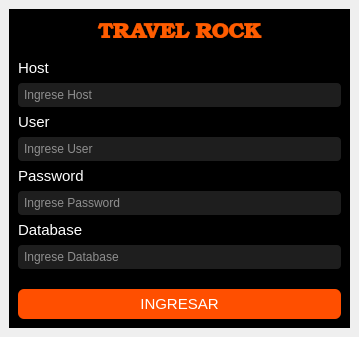
<?xml version="1.0" encoding="UTF-8"?>
<ui version="4.0">
 <class>MainWindow</class>
 <widget class="QMainWindow" name="MainWindow">
  <property name="enabled">
   <bool>true</bool>
  </property>
  <property name="geometry">
   <rect>
    <x>0</x>
    <y>0</y>
    <width>359</width>
    <height>337</height>
   </rect>
  </property>
  <property name="windowTitle">
   <string>MainWindow</string>
  </property>
  <property name="styleSheet">
   <string notr="true"/>
  </property>
  <widget class="QWidget" name="centralwidget">
   <layout class="QVBoxLayout" name="verticalLayout_2">
    <item>
     <widget class="QWidget" name="widget" native="true">
      <property name="styleSheet">
       <string notr="true">background-color: rgb(0, 0, 0);</string>
      </property>
      <layout class="QVBoxLayout" name="verticalLayout">
       <item>
        <widget class="QTextBrowser" name="textBrowser">
         <property name="maximumSize">
          <size>
           <width>16777215</width>
           <height>35</height>
          </size>
         </property>
         <property name="font">
          <font>
           <family>Bookman Old Style</family>
          </font>
         </property>
         <property name="styleSheet">
          <string notr="true">background-color: rgb(0, 0, 0);
border-bottom-color: rgb(0, 0, 0);</string>
         </property>
         <property name="frameShape">
          <enum>QFrame::NoFrame</enum>
         </property>
         <property name="lineWidth">
          <number>0</number>
         </property>
         <property name="html">
          <string>&lt;!DOCTYPE HTML PUBLIC &quot;-//W3C//DTD HTML 4.0//EN&quot; &quot;http://www.w3.org/TR/REC-html40/strict.dtd&quot;&gt;
&lt;html&gt;&lt;head&gt;&lt;meta name=&quot;qrichtext&quot; content=&quot;1&quot; /&gt;&lt;style type=&quot;text/css&quot;&gt;
p, li { white-space: pre-wrap; }
&lt;/style&gt;&lt;/head&gt;&lt;body style=&quot; font-family:'Bookman Old Style'; font-size:8.25pt; font-weight:400; font-style:normal;&quot;&gt;
&lt;p align=&quot;center&quot; style=&quot; margin-top:0px; margin-bottom:0px; margin-left:0px; margin-right:0px; -qt-block-indent:0; text-indent:0px;&quot;&gt;&lt;span style=&quot; font-family:'MS Shell Dlg 2'; font-size:16pt; font-weight:600; color:#ff5c00;&quot;&gt;TRAVEL ROCK&lt;/span&gt;&lt;/p&gt;&lt;/body&gt;&lt;/html&gt;</string>
         </property>
        </widget>
       </item>
       <item>
        <widget class="QLabel" name="label_host">
         <property name="font">
          <font>
           <pointsize>11</pointsize>
          </font>
         </property>
         <property name="styleSheet">
          <string notr="true">color: rgb(255, 255, 255);</string>
         </property>
         <property name="text">
          <string>Host</string>
         </property>
        </widget>
       </item>
       <item>
        <widget class="QLineEdit" name="lineEdit_host">
         <property name="styleSheet">
          <string notr="true">    background-color: #1E1E1E;
    color: #FFFFFF;
    border: 1px;
    padding: 4px;
    border-radius: 4px;</string>
         </property>
         <property name="placeholderText">
          <string>Ingrese Host</string>
         </property>
        </widget>
       </item>
       <item>
        <widget class="QLabel" name="label_2_user">
         <property name="font">
          <font>
           <pointsize>11</pointsize>
          </font>
         </property>
         <property name="styleSheet">
          <string notr="true">color: rgb(255, 255, 255);</string>
         </property>
         <property name="text">
          <string>User</string>
         </property>
        </widget>
       </item>
       <item>
        <widget class="QLineEdit" name="lineEdit_2_user">
         <property name="styleSheet">
          <string notr="true">    background-color: #1E1E1E;
    color: #FFFFFF;
    border: 1px;
    padding: 4px;
    border-radius: 4px;</string>
         </property>
         <property name="placeholderText">
          <string>Ingrese User</string>
         </property>
        </widget>
       </item>
       <item>
        <widget class="QLabel" name="label_3_pass">
         <property name="font">
          <font>
           <pointsize>11</pointsize>
          </font>
         </property>
         <property name="styleSheet">
          <string notr="true">color: rgb(255, 255, 255);</string>
         </property>
         <property name="text">
          <string>Password</string>
         </property>
        </widget>
       </item>
       <item>
        <widget class="QLineEdit" name="lineEdit_3_pas">
         <property name="styleSheet">
          <string notr="true">    background-color: #1E1E1E;
    color: #FFFFFF;
    border: 1px;
    padding: 4px;
    border-radius: 4px;</string>
         </property>
         <property name="placeholderText">
          <string>Ingrese Password</string>
         </property>
        </widget>
       </item>
       <item>
        <widget class="QLabel" name="label_4_data">
         <property name="font">
          <font>
           <pointsize>11</pointsize>
          </font>
         </property>
         <property name="styleSheet">
          <string notr="true">color: rgb(255, 255, 255);</string>
         </property>
         <property name="text">
          <string>Database</string>
         </property>
        </widget>
       </item>
       <item>
        <widget class="QLineEdit" name="lineEdit_4_data">
         <property name="styleSheet">
          <string notr="true">    background-color: #1E1E1E;
    color: #FFFFFF;
    border: 1px;
    padding: 4px;
    border-radius: 4px;</string>
         </property>
         <property name="placeholderText">
          <string>Ingrese Database</string>
         </property>
        </widget>
       </item>
       <item>
        <spacer name="verticalSpacer">
         <property name="orientation">
          <enum>Qt::Vertical</enum>
         </property>
         <property name="sizeHint" stdset="0">
          <size>
           <width>20</width>
           <height>100</height>
          </size>
         </property>
        </spacer>
       </item>
       <item>
        <widget class="QPushButton" name="pushButton_ingreso">
         <property name="font">
          <font>
           <pointsize>11</pointsize>
          </font>
         </property>
         <property name="styleSheet">
          <string notr="true">background-color: rgb(255, 79, 0);
color: white;
border-radius: 6px;
padding: 6px;
</string>
         </property>
         <property name="text">
          <string>INGRESAR</string>
         </property>
        </widget>
       </item>
      </layout>
     </widget>
    </item>
   </layout>
  </widget>
 </widget>
 <resources/>
 <connections/>
</ui>
